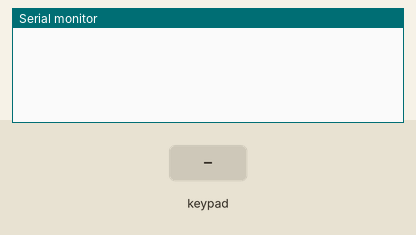
Simulated run of this sketch. Board: Arduino Uno, built with avr-gcc and run on an emulated ATmega328P. Parts: the last lines printed to the serial monitor. The test bench sets the inputs (shaded band).

Above: at 1.2 s.
1.3 s: key '1' pressed
At 2.1 s:
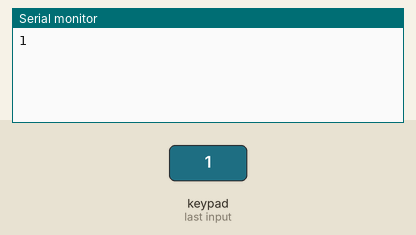
2.8 s: keypad keys 1 2 1 1 1 0 9 # pressed 0.4 s apart
At 6.5 s:
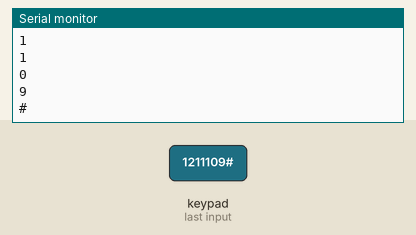
7.5 s: key 'A' pressed
At 7.9 s:
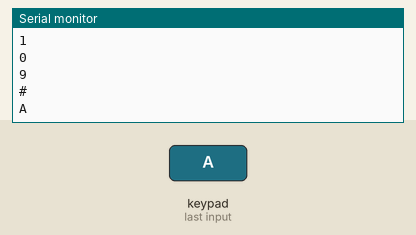
9.0 s: keypad keys 1 2 1 1 1 0 9 * pressed 0.4 s apart
At 12.7 s:
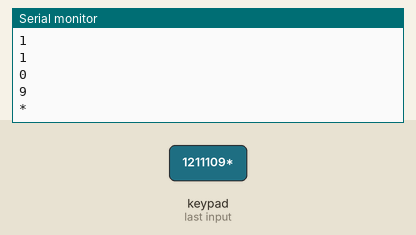
13.7 s: key 'B' pressed
At 14.9 s:
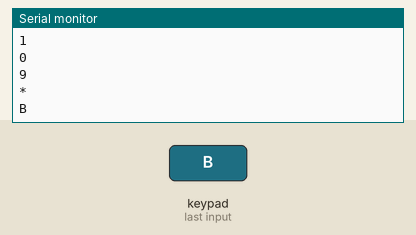
15.2 s: keypad keys 1 2 1 1 1 0 9 D pressed 0.4 s apart
At 18.4 s:
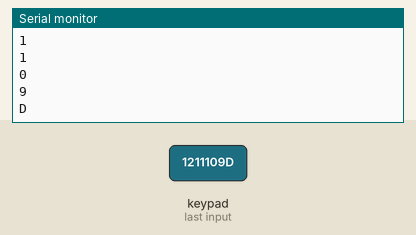
Timing chart, 0 to 19.9 s (numbered marks = the images above; inputs shaded):
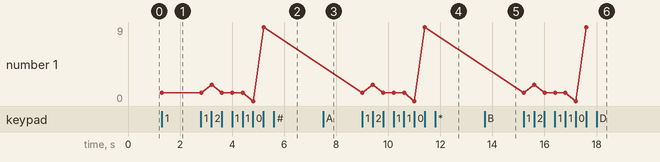

Measured:
- after the input at 1.3 s, the serial monitor: prints a new line at once (image 1)
- after the input at 2.8 s, the serial monitor: prints a new line after 0.41 s (image 2)
- after the input at 7.5 s, the serial monitor: prints a new line at once (image 3)
- after the input at 9.0 s, the serial monitor: prints a new line at once (image 4)
- after the input at 13.7 s, the serial monitor: prints a new line at once (image 5)
- after the input at 15.2 s, the serial monitor: prints a new line at once (image 6)
- plotted number 1: 1 → 9 after the input at 2.8 s

The sketch:

surprising_fulffy1.ino
```cpp
// C++ code
//

#include <Keypad.h>

const byte numRows = 4; //numero de linhas
const byte numCols = 4; //numero de colunas

char keymap[numRows] [numCols] =
{
  {'1','2','3','A'},
  {'4','5','6','B'},
  {'7','8','9','C'},
  {'*','0','#','D'},
};

byte rowPins [numRows] = {12,11,10,9};
byte colPins [numCols] = {8,7,6,5};

Keypad myKeypad = Keypad(makeKeymap(keymap), rowPins, colPins, numRows, numCols);


void setup()
{
  Serial.begin(9600);

}

void loop()
{
  char keypressed = myKeypad.getKey();
  if (keypressed != NO_KEY){
  	Serial.println(keypressed);
  };
}
```
